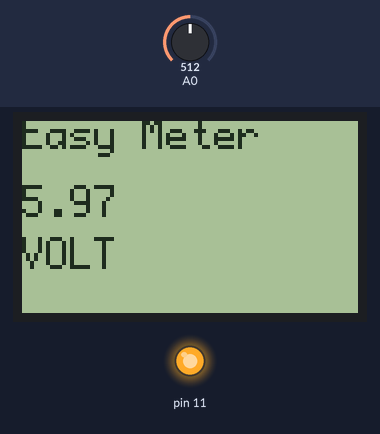
A sketch run on a simulated Arduino Uno, built with avr-gcc and run on an emulated ATmega328P. Shown: 84×48 one-colour display, output pins drawn as LEDs (lit = HIGH). The inputs (shaded band) are chosen by the test bench; at power-on: A0 = 512. What the sketch prints to the serial monitor is not drawn.

Above: at 1.2 s.
1.3 s: A0 set to 716
At 2.6 s:
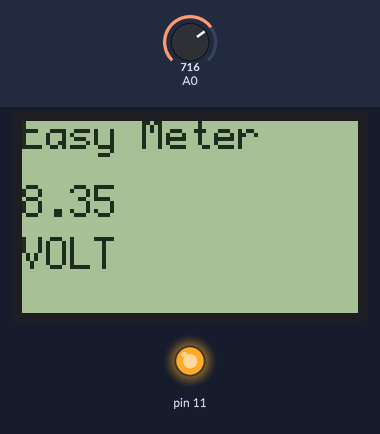
2.9 s: A0 set to 900
At 4.2 s:
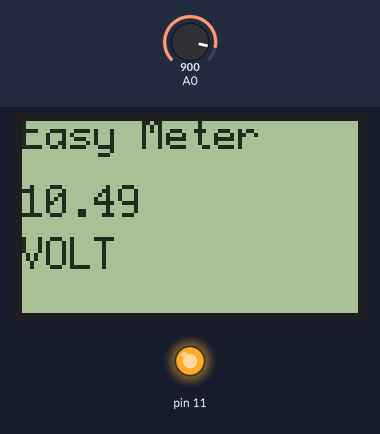
4.5 s: A0 set to 1023
At 5.5 s:
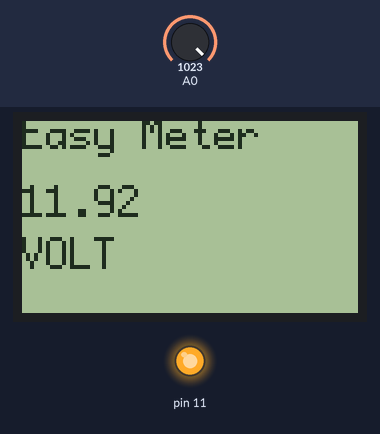
Timing chart, 0 to 7.5 s (numbered marks = the images above; inputs shaded):
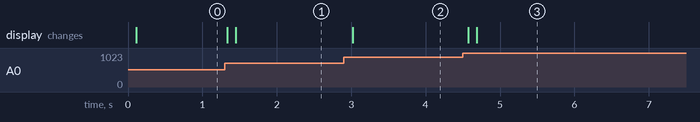

The sketch:

arduinolm324voltmeter.ino
```cpp
//Simple Arduino VoltMeter CODE BY: s.r.marashi  Schematic: google
//srmarashi@yahoo.com

#include <SPI.h>
#include "U8glib.h"
U8GLIB_PCD8544 u8g(2, 3, 5, 4,6);  // CLK ,DIN ,CE ,DC ,RST


void setup() {
  pinMode(11, OUTPUT);
  pinMode(7, INPUT);
  digitalWrite(11,HIGH);
  Serial.begin(9600);

}

void loop() {
  u8g.firstPage(); do {
       u8g.setFont(u8g_font_profont12);
        float v = analogRead(A0);
         Serial.println(v * 0.01165630 );
       u8g.setPrintPos( 0, 7);
       u8g.print("Easy Meter ");
       u8g.setPrintPos( 0, 24);
       u8g.print(v*0.01165630);
       u8g.setPrintPos( 0, 37);
       u8g.print("VOLT");

       }
      while( u8g.nextPage() );
}
```

Measured:
- after the input at 1.3 s, the display: first changes at once (image 1 shows a later state)
- after the input at 2.9 s, the display: changes after 0.12 s (image 2)
- after the input at 4.5 s, the display: first changes after 0.07 s (image 3 shows a later state)
